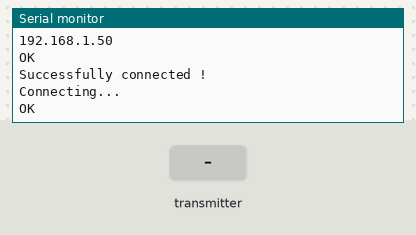
Simulated run of this sketch. Board: ESP8266 (NodeMCU). Parts: the last lines printed to the serial monitor. Inputs (shaded band) come from the test bench. No radio packets arrive unless stated; the modem accepts every AT command (registered, SIM ready, sends succeed) and sends nothing else.

Above: at 6.5 s.
6.6 s: the transmitter starts sending id = 64
At 8.2 s:
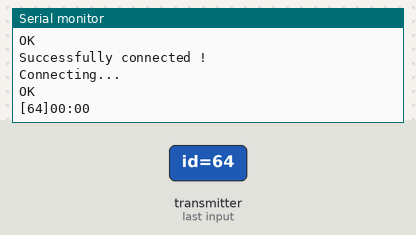
9.6 s: the transmitter starts sending voltage = 256
At 11.3 s:
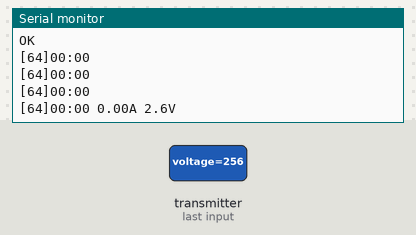
12.6 s: the transmitter starts sending watt = 256
At 14.0 s:
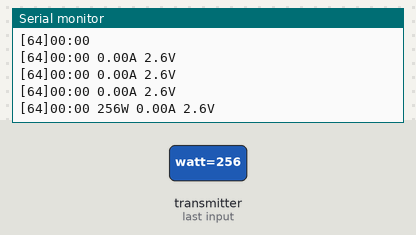
15.6 s: the transmitter starts sending time = 1023
At 16.1 s:
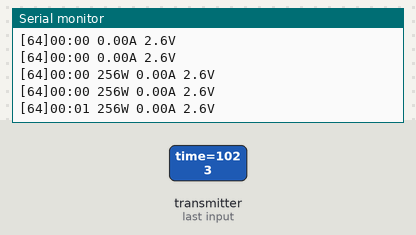
17.1 s: the transmitter starts sending current = 256
At 18.2 s:
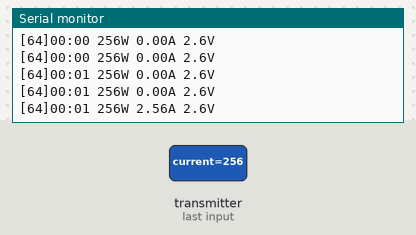
18.6 s: the transmitter starts sending id = 128
At 19.3 s:
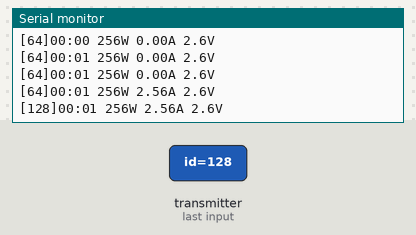

Measured:
- after the input at 6.6 s, the serial monitor: prints a new line after 0.73 s (image 1)
- after the input at 9.6 s, the serial monitor: prints a new line after 0.86 s (image 2)
- after the input at 12.6 s, the serial monitor: prints a new line after 0.98 s (image 3)
- after the input at 15.6 s, the serial monitor: prints a new line after 0.06 s (image 4)
- after the input at 17.1 s, the serial monitor: prints a new line after 0.64 s (image 5)
- after the input at 18.6 s, the serial monitor: prints a new line after 0.19 s (image 6)

The sketch:

UDPSensors.ino
```cpp
// UDPSensors for Arduino Leonardo with ESP8266
// Written by Stanley Huang

#include <esp8266.h>
#include <dht11.h>

#include <SPI.h>
#include <RF24.h>

#define ssid		"HOMEWIFI"		// you need to change it
#define password	"PASSWORD"
#define serverIP	"52.64.163.83"
#define	serverPort	"33333"

Esp8266 wifi;
dht11 DHT;

#define DHT11_PIN 14
#define SENSE_INTERVAL 1000 /* ms */

/* Hardware configuration: Set up nRF24L01 radio on SPI bus plus pins 9 & 10 */
RF24 radio(14,15);
/**********************************************************/

byte addresses[][6] = {"SNDER","RCVER"};

typedef struct {
  byte id;
  unsigned long time;
  int temperature; /* 0.1C */
  unsigned int humidity; /* 0.1% */
  unsigned int voltage; /* 1/100V */
  int current; /* 1/100A */
  unsigned int watt; /* W */
} DATA_BLOCK;

void sendData(DATA_BLOCK* data);

void setup() {
	delay(2000);				// it will be better to delay 2s to wait esp8266 module OK
	Serial.begin(115200);
	Serial1.begin(115200);

        radio.begin();
        // Set the PA Level low to prevent power supply related issues since this is a
       // getting_started sketch, and the likelihood of close proximity of the devices. RF24_PA_MAX is default.
        radio.setPALevel(RF24_PA_MAX);

        // Open a writing and reading pipe on each radio, with opposite addresses
        radio.openWritingPipe(addresses[1]);
        radio.openReadingPipe(1,addresses[0]);

        // Start the radio listening for data
        radio.startListening();

	wifi.begin(&Serial1, &Serial);
	wifi.reset();
    	wifi.debugPrintln("Connecting...");

        for (;;) {
          if (wifi.connectAP(ssid, password)) {
    	    wifi.debugPrintln("AP Connected");
            break;
          }
	}
	String ip_addr;
	ip_addr = wifi.getIP();
	wifi.debugPrintln("IP:" + ip_addr);

	wifi.setSingleConnect();
	if (wifi.connect(serverIP, serverPort, true)) {
		wifi.debugPrintln("Successfully connected !");
	}
}

#define PACKET_LEN 256

void sendData(DATA_BLOCK* data)
{
  // read sensors
  int bytes = 0;

  Stream *serial = wifi.serial;

  //serial = (Stream*)&Serial;
  wifi.sendStart(PACKET_LEN);
  bytes += serial->print("{\"deviceID\": \"12334\",\n\"ports\":{\n");
  bytes += serial->print("\"0\":{");

  bytes += serial->print("\"tick\":");
  bytes += serial->print(data->time);
  bytes += serial->print(",\n");

  bytes += serial->print("\"temp\":");
  bytes += serial->print((float)data->temperature / 10, 1);
  bytes += serial->print(",\n");

  bytes += serial->print("\"humid\":");
  bytes += serial->print((float)data->humidity / 10, 1);
  bytes += serial->print(",\n");

  bytes += serial->print("\"watt\":");
  bytes += serial->print(data->watt, 1);
  bytes += serial->print("}\n");

  bytes += serial->print("\"current\":");
  bytes += serial->print((float)data->current / 100, 1);
  bytes += serial->print(",\n");

  bytes += serial->print("\"voltage\":");
  bytes += serial->print((float)data->voltage / 100, 1);
  bytes += serial->print("}\n");

  bytes += serial->print("\"status:\":");
  bytes += serial->print('1');
  bytes += serial->print(",\n");

  bytes += serial->print("},\n\"status\":1\n}\n");

  for (; bytes < PACKET_LEN; bytes++) wifi.serial->write(' ');

  wifi.serial->flush();

  /*
  for (uint32_t t = millis(); millis() - t < 200; ) {
    if (wifi.serial->available())
     Serial.write(wifi.serial->read());
  }
  */
}

void receiveRemoteSensors()
{
  if( radio.available()){
    while (radio.available()) {                                   // While there is data ready
      DATA_BLOCK data = {0};
      radio.read( &data, sizeof(data));
      if (data.id == 0) continue;
      Serial.print('[');
      Serial.print(data.id);
      Serial.print(']');
      uint32_t s = data.time / 1000;
      if (s >= 3600) {
        Serial.print(s / 3600);
        Serial.print(':');
        s %= 3600;
      }
      int m = s / 60;
      s %= 60;
      if (m < 10) Serial.print('0');
      Serial.print(m);
      Serial.print(':');
      if (s < 10) Serial.print('0');
      Serial.print(s);
      if (data.voltage || data.current) {
        Serial.print(' ');
        if (data.watt) {
          Serial.print(data.watt);
          Serial.print("W ");
        }
        Serial.print((float)data.current / 100, 2);
        Serial.print("A ");
        Serial.print((float)data.voltage / 100, 1);
        Serial.print("V ");
      }
      Serial.println();
      sendData(&data);
    }
  }
}

void loop() {
	static uint32_t last = 0;
	byte state = wifi.getState();
	switch (state) {
        case WIFI_NEW_MESSAGE:
          wifi.debugPrintln("Received:");
	  wifi.sendMessage(wifi.getMessage());		//send the message to TCP server what it has received
	  wifi.setState(WIFI_IDLE);
	  break;
	case WIFI_CLOSED :							//reconnet to the TCP server
	  wifi.debugPrintln("Connecting...");
	  if (wifi.connect(serverIP, serverPort)) {
	    wifi.debugPrintln("OK");
	    wifi.setState(WIFI_IDLE);
	  } else {
	    wifi.debugPrintln("Failed");
	    wifi.setState(WIFI_CLOSED);
	  }
	  break;
	case WIFI_IDLE :
          receiveRemoteSensors();
          state = wifi.checkMessage();
          wifi.setState(state);
          break;
        }
}
```
